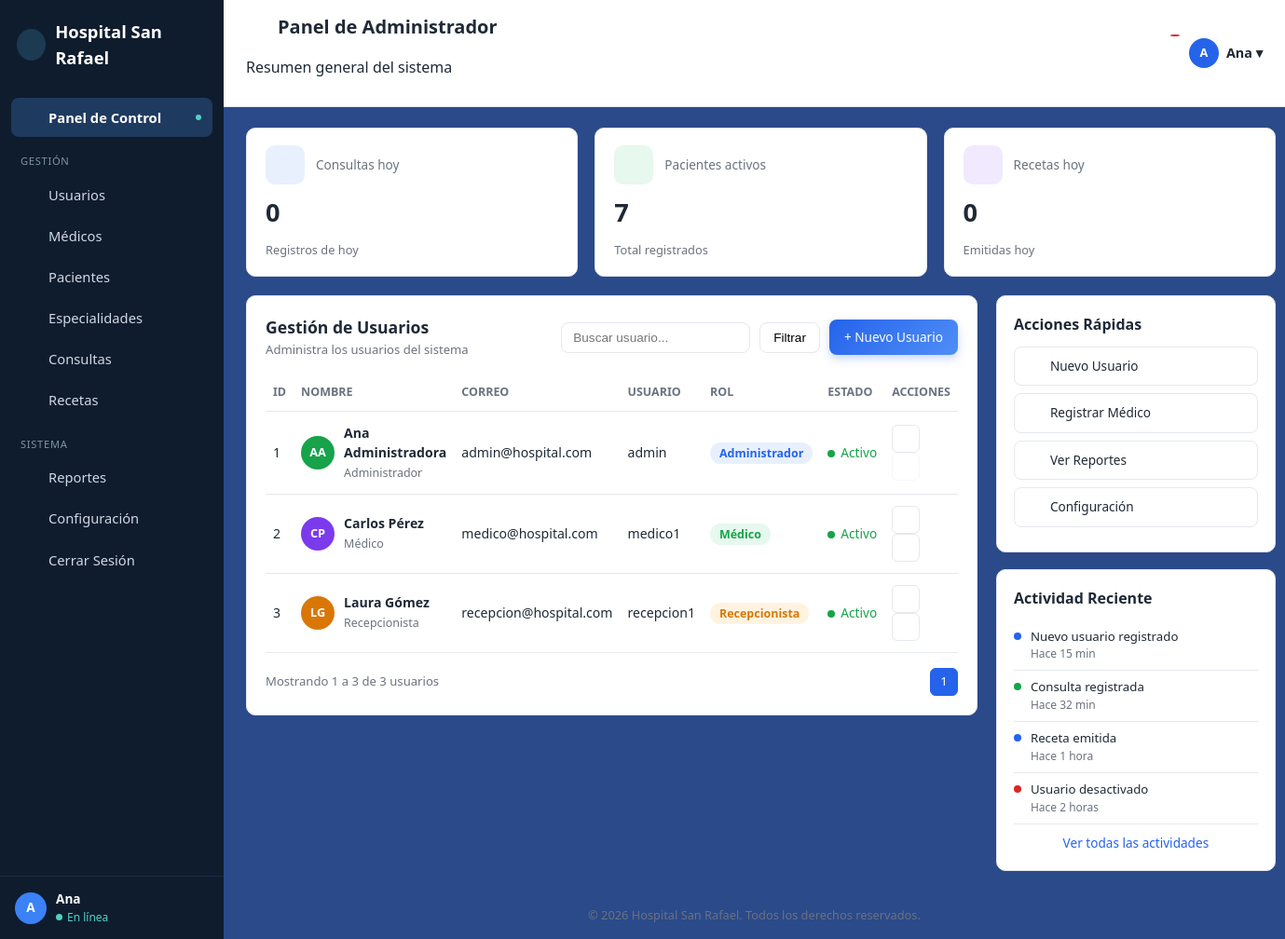
/pages/admin.php (signed in), run on the app's committed database.
### tables this page shows
CREATE TABLE usuarios (
    id_usuario INT AUTO_INCREMENT PRIMARY KEY,
    nombre VARCHAR(60) NOT NULL,
    apellido VARCHAR(60) NOT NULL,
    correo VARCHAR(100) UNIQUE,
    usuario VARCHAR(40) NOT NULL UNIQUE,
    cedula VARCHAR(20) NOT NULL UNIQUE,
    password_hash VARCHAR(255) NOT NULL,
    id_rol INT NOT NULL,
    activo TINYINT(1) DEFAULT 1,
    fecha_creacion DATETIME DEFAULT CURRENT_TIMESTAMP,
    FOREIGN KEY (id_rol) REFERENCES roles(id_rol)
);

CREATE TABLE roles (
    id_rol INT AUTO_INCREMENT PRIMARY KEY,
    nombre_rol VARCHAR(30) NOT NULL UNIQUE
);

### pages/admin.php (the view, shortened to what this page needs)
<?php
require_once __DIR__ . '/../config/conexion.php';
require_once __DIR__ . '/_iconos.php';
$stmt = $conexion->prepare("SELECT COUNT(*) FROM consultas WHERE fecha_consulta = CURDATE()");
$stmt->execute();
$consultasHoy = (int) $stmt->fetchColumn();
$stmt = $conexion->prepare("SELECT COUNT(*) FROM pacientes");
$stmt->execute();
$totalPacientes = (int) $stmt->fetchColumn();
$stmt = $conexion->prepare("SELECT COUNT(*) FROM recetas WHERE fecha_emision = CURDATE()");
$stmt->execute();
$recetasHoy = (int) $stmt->fetchColumn();
$porPagina = 5;
$paginaActual = isset($_GET['pagina']) ? max(1, (int) $_GET['pagina']) : 1;
$inicio = ($paginaActual - 1) * $porPagina;
$stmt = $conexion->prepare("SELECT COUNT(*) FROM usuarios");
$stmt->execute();
$totalUsuarios = (int) $stmt->fetchColumn();
$totalPaginas = max(1, (int) ceil($totalUsuarios / $porPagina));
$sql = "SELECT u.id_usuario, u.nombre, u.apellido, u.correo, u.usuario,
               u.activo, r.nombre_rol
        FROM usuarios u
        INNER JOIN roles r ON u.id_rol = r.id_rol
        ORDER BY u.nombre, u.apellido
        LIMIT :limite OFFSET :inicio";
$stmt = $conexion->prepare($sql);
$stmt->bindValue(':limite', $porPagina, PDO::PARAM_INT);
$stmt->bindValue(':inicio', $inicio, PDO::PARAM_INT);
$stmt->execute();
$usuarios = $stmt->fetchAll(PDO::FETCH_ASSOC);
function claseRol($nombreRol) {
    $mapa = [
        'admin' => 'rol-administrador',
        'medico' => 'rol-medico',
        'recepcionista' => 'rol-recepcionista',
    ];
    return $mapa[$nombreRol] ?? 'rol-recepcionista';
}
function nombreRolMostrar($nombreRol) {
    $mapa = [
        'admin' => 'Administrador',
        'medico' => 'Médico',
        'recepcionista' => 'Recepcionista',
    ];
    return $mapa[$nombreRol] ?? ucfirst($nombreRol);
}
function iniciales($nombre, $apellido) {
    $n = mb_strtoupper(mb_substr($nombre, 0, 1));
    $a = mb_strtoupper(mb_substr($apellido, 0, 1));
    return $n . $a;
}
?>
<!DOCTYPE html>
<html lang="es">
<head>
    <link rel="stylesheet" href="../css/estilo.css">
    <link rel="stylesheet" href="../css/admin.css">
</head>
<body class="admin-body">
<div class="admin-layout">
    <aside class="admin-sidebar">
        <div class="admin-logo">
            <span class="icono-logo"><?php echo icono('cruz-medica', 22); ?></span>
            Hospital San Rafael
        </div>
        <nav class="admin-nav">
            <a href="admin.php" class="activo"><?php echo icono('home'); ?> Panel de Control <span class="punto-activo"></span></a>
            <div class="admin-nav-seccion">Gestión</div>
            <a href="admin.php"><?php echo icono('usuarios'); ?> Usuarios</a>
            <a href="admin_medicos.php"><?php echo icono('medico'); ?> Médicos</a>
            <a href="admin_pacientes.php"><?php echo icono('paciente'); ?> Pacientes</a>
            <a href="admin_especialidades.php"><?php echo icono('estrella'); ?> Especialidades</a>
            <a href="admin_consultas.php"><?php echo icono('calendario'); ?> Consultas</a>
            <a href="admin_recetas.php"><?php echo icono('archivo'); ?> Recetas</a>
            <div class="admin-nav-seccion">Sistema</div>
            <a href="admin_reportes.php"><?php echo icono('grafico'); ?> Reportes</a>
            <a href="admin_configuracion.php"><?php echo icono('engranaje'); ?> Configuración</a>
            <a href="logout.php"><?php echo icono('salir'); ?> Cerrar Sesión</a>
        </nav>
        <div class="admin-sidebar-footer">
            <div class="avatar-mini"><?php echo htmlspecialchars(iniciales($_SESSION['nombre'], '')); ?></div>
            <div>
                <div style="font-size:0.85rem; font-weight:600;"><?php echo htmlspecialchars($_SESSION['nombre']); ?></div>
                <div class="estado-linea">En línea</div>
            </div>
        </div>
    </aside>
    <div class="admin-main">
        <div class="admin-topbar">
            <div class="admin-topbar-titulos">
                <h1><?php echo icono('grafico', 22); ?> Panel de Administrador</h1>
                <p class="admin-topbar-subtitulo">Resumen general del sistema</p>
            </div>
            <div class="admin-topbar-derecha">
                <div class="admin-campana"><?php echo icono('campana', 20); ?><span class="badge-num"></span></div>
                <div class="admin-usuario-topbar">
                    <div class="avatar-mini"><?php echo htmlspecialchars(iniciales($_SESSION['nombre'], '')); ?></div>
                    <?php echo htmlspecialchars($_SESSION['nombre']); ?> ▾
                </div>
            </div>
        </div>
        <div class="admin-contenido">
            <div class="admin-stats-row">
                <div class="tarjeta-stat">
                    <div class="tarjeta-stat-encabezado">
                        <div class="tarjeta-stat-icono icono-azul"><?php echo icono('calendario', 20); ?></div>
                        <div class="tarjeta-stat-titulo">Consultas hoy</div>
                    </div>
                    <div class="tarjeta-stat-numero"><?php echo $consultasHoy; ?></div>
                    <div class="tarjeta-stat-pie">
                        <span>Registros de hoy</span>
                    </div>
                </div>
                <div class="tarjeta-stat">
                    <div class="tarjeta-stat-encabezado">
                        <div class="tarjeta-stat-icono icono-verde"><?php echo icono('usuarios', 20); ?></div>
                        <div class="tarjeta-stat-titulo">Pacientes activos</div>
                    </div>
                    <div class="tarjeta-stat-numero"><?php echo $totalPacientes; ?></div>
                    <div class="tarjeta-stat-pie">
                        <span>Total registrados</span>
                    </div>
                </div>
                <div class="tarjeta-stat">
                    <div class="tarjeta-stat-encabezado">
                        <div class="tarjeta-stat-icono icono-morado"><?php echo icono('archivo', 20); ?></div>
                        <div class="tarjeta-stat-titulo">Recetas hoy</div>
                    </div>
                    <div class="tarjeta-stat-numero"><?php echo $recetasHoy; ?></div>
                    <div class="tarjeta-stat-pie">
                        <span>Emitidas hoy</span>
                    </div>
                </div>
            </div>
            <div class="tarjeta-usuarios">
                <div class="tarjeta-usuarios-header">
                    <div>
                        <h2>Gestión de Usuarios</h2>
                        <p>Administra los usuarios del sistema</p>
                    </div>
                    <div class="tarjeta-usuarios-acciones">
                        <input type="text" class="input-buscar" placeholder="Buscar usuario...">
                        <button class="btn-secundario">Filtrar</button>
                        <a href="crear_usuario.php" class="btn-primario">+ Nuevo Usuario</a>
                    </div>
                </div>
                <table class="tabla-usuarios">
                    <thead>
                        <tr>
                            <th>ID</th>
                            <th>Nombre</th>
                            <th>Correo</th>
                            <th>Usuario</th>
                            <th>Rol</th>
                            <th>Estado</th>
                            <th>Acciones</th>
                        </tr>
                    </thead>
                    <tbody>
                        <?php foreach ($usuarios as $u):
                            $rolClase = claseRol($u['nombre_rol']);
                            $rolTexto = nombreRolMostrar($u['nombre_rol']);
                            $iniciales = iniciales($u['nombre'], $u['apellido']);
                            $colorAvatar = ['#2563eb', '#16a34a', '#7c3aed', '#d97706', '#0891b2'][$u['id_usuario'] % 5];
                        ?>
                        <tr>
                            <td><?php echo $u['id_usuario']; ?></td>
                            <td>
                                <div class="celda-nombre">
                                    <div class="avatar-usuario" style="background: <?php echo $colorAvatar; ?>;">
                                        <?php echo htmlspecialchars($iniciales); ?>
                                    </div>
                                    <div class="info-nombre">
                                        <strong><?php echo htmlspecialchars($u['nombre'] . ' ' . $u['apellido']); ?></strong>
                                        <span><?php echo htmlspecialchars($rolTexto); ?></span>
                                    </div>
                                </div>
                            </td>
                            <td><?php echo htmlspecialchars($u['correo']); ?></td>
                            <td><?php echo htmlspecialchars($u['usuario']); ?></td>
                            <td><span class="badge-rol <?php echo $rolClase; ?>"><?php echo htmlspecialchars($rolTexto); ?></span></td>
                            <td>
                                <?php if ($u['activo']): ?>
                                    <span class="estado-punto estado-activo">Activo</span>
                                <?php else: ?>
                                    <span class="estado-punto estado-inactivo">Inactivo</span>
                                <?php endif; ?>
                            </td>
                            <td class="acciones-fila">
                                <a href="editar_usuario.php?id=<?php echo $u['id_usuario']; ?>" title="Editar"><?php echo icono('editar', 15); ?></a>
                                <?php if ($u['id_usuario'] == $_SESSION['id_usuario']): ?>
                                    <a href="#" title="No puedes desactivar tu propia cuenta" style="opacity:0.35; cursor:not-allowed;" onclick="return false;"><?php echo icono('candado', 15); ?></a>
                                <?php elseif ($u['activo']): ?>
                                    <a href="cambiar_estado_usuario.php?id=<?php echo $u['id_usuario']; ?>" title="Desactivar usuario"
                                       onclick="return confirm('¿Desactivar a <?php echo htmlspecialchars(addslashes($u['nombre'] . ' ' . $u['apellido'])); ?>? No podrá iniciar sesión hasta que lo actives de nuevo.');">
                                        <?php echo icono('candado', 15); ?>
                                    </a>
                                <?php endif; ?>
                            </td>
                        </tr>
                        <?php endforeach; ?>
                    </tbody>
                </table>
                <div class="paginacion">
                    <span>
                        Mostrando <?php echo min($inicio + 1, $totalUsuarios); ?>
                        a <?php echo min($inicio + $porPagina, $totalUsuarios); ?>
                        de <?php echo $totalUsuarios; ?> usuarios
                    </span>
                    <div class="paginacion-botones">
                        <?php for ($p = 1; $p <= $totalPaginas; $p++): ?>
                            <?php if ($p == $paginaActual): ?>
                                <span class="pagina-actual"><?php echo $p; ?></span>
                            <?php else: ?>
                                <a href="?pagina=<?php echo $p; ?>"><?php echo $p; ?></a>
                            <?php endif; ?>
                        <?php endfor; ?>
                    </div>
                </div>
            </div>
            <div class="panel-lateral">
                <div class="tarjeta-lateral">
                    <h3>Acciones Rápidas</h3>
                    <a href="crear_usuario.php" class="accion-rapida"><?php echo icono('usuario-mas', 16); ?> Nuevo Usuario</a>
                    <a href="crear_usuario.php?rol=medico" class="accion-rapida"><?php echo icono('medico', 16); ?> Registrar Médico</a>
                    <a href="admin_reportes.php" class="accion-rapida"><?php echo icono('grafico', 16); ?> Ver Reportes</a>
                    <a href="admin_configuracion.php" class="accion-rapida"><?php echo icono('engranaje', 16); ?> Configuración</a>
                </div>
                <div class="tarjeta-lateral">
                    <h3>Actividad Reciente</h3>
                    <div class="actividad-item">
                        <span class="punto-actividad punto-azul"></span>
                        <div>Nuevo usuario registrado<span class="hora">Hace 15 min</span></div>
                    </div>
                    <div class="actividad-item">
                        <span class="punto-actividad punto-verde"></span>
                        <div>Consulta registrada<span class="hora">Hace 32 min</span></div>
                    </div>
                    <div class="actividad-item">
                        <span class="punto-actividad punto-azul"></span>
                        <div>Receta emitida<span class="hora">Hace 1 hora</span></div>
                    </div>
                    <div class="actividad-item">
                        <span class="punto-actividad punto-rojo"></span>
                        <div>Usuario desactivado<span class="hora">Hace 2 horas</span></div>
                    </div>
                    <a href="#" class="ver-todas">Ver todas las actividades</a>
                </div>
            </div>
        </div>
        <div class="admin-footer">
            © <?php echo date('Y'); ?> Hospital San Rafael. Todos los derechos reservados.
        </div>
    </div>
</div>
</body>
</html>

### pages/_iconos.php (shortened to what this page needs)
<?php
function icono($nombre, $tamano = 18) {
    $trazos = $rutas[$nombre] ?? $rutas['estrella'];
    return '<svg xmlns="http://www.w3.org/2000/svg" width="' . (int)$tamano . '" height="' . (int)$tamano . '" '
         . 'viewBox="0 0 24 24" fill="none" stroke="currentColor" stroke-width="2" '
         . 'stroke-linecap="round" stroke-linejoin="round">' . $trazos . '</svg>';
}

### css/estilo.css (style rules this page uses)
:root { --color-primario: #0B5D52; --color-primario-oscuro: #08423B; --color-primario-claro: #E4F2EF; --color-acento: #C2760C; --color-fondo: #FAFAF8; --color-texto: #16241F; --color-texto-suave: #5C6D68; --color-borde: #DDE6E3; --color-error: #B3261E; --color-exito: #1B7A4A; --fuente: -apple-system, BlinkMacSystemFont, "Segoe UI", Roboto, Helvetica, Arial, sans-serif; --radio: 10px; }
* { box-sizing: border-box; }
body { margin: 0; font-family: var(--fuente); background: var(--color-fondo); color: var(--color-texto); line-height: 1.5; }
h1, h2, h3 { font-weight: 600; margin: 0 0 8px; }
a { color: var(--color-primario); }

### data on the page
usuarios: id_usuario "1", iniciales "AA", nombre+apellido "Ana Administradora", id_rol.nombre_rol "Administrador", correo "admin@hospital.com", usuario "admin", activo "Activo"
usuarios: id_usuario "2", iniciales "CP", nombre+apellido "Carlos Pérez", id_rol.nombre_rol "Médico", correo "medico@hospital.com", usuario "medico1", activo "Activo"
usuarios: id_usuario "3", iniciales "LG", nombre+apellido "Laura Gómez", id_rol.nombre_rol "Recepcionista", correo "recepcion@hospital.com", usuario "recepcion1", activo "Activo"

### other printed values
iniciales($_SESSION['nombre'], '') "A"
$_SESSION['nombre'] "Ana"
$consultasHoy "0"
$totalPacientes "7"
$recetasHoy "0"
min($inicio + 1, $totalUsuarios) "1"
min($inicio + $porPagina, $totalUsuarios) "3"
$totalUsuarios "3"
